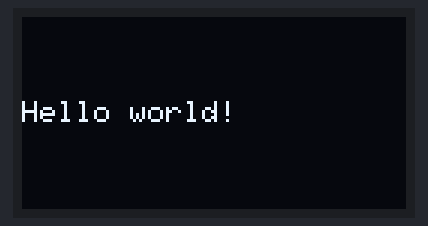
This sketch was run on a simulated Arduino Uno, built with avr-gcc and run on an emulated ATmega328P. Parts: 128×64 one-colour display.

Above: at 0.1 s.
At 3.1 s:
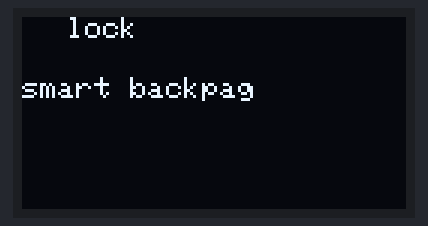
At 11.1 s:
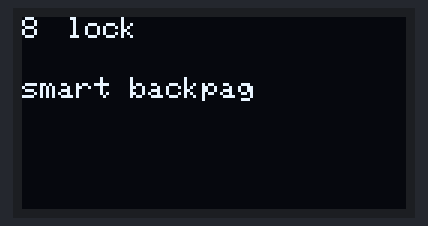
At 20.2 s:
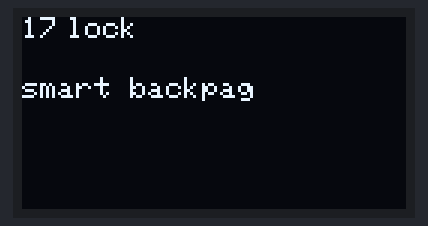
At 29.2 s:
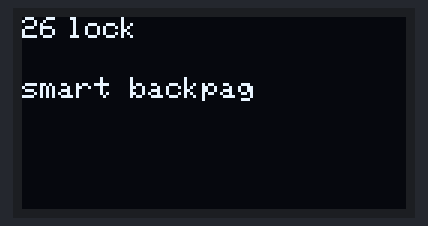
At 38.2 s:
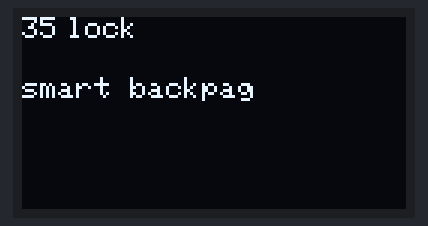

The sketch:

E.T.E_GAMMA_06.ino
```cpp
#include <SPI.h>
#include <Wire.h>
#include <Adafruit_GFX.h>
#include <Adafruit_SSD1306.h>

Adafruit_SSD1306 display(-1);
int i = 0;

// '31Gj4aaf4GL', 50x50px
const unsigned char myBitmap [] PROGMEM = {
  0xff, 0xff, 0xff, 0xff, 0xff, 0xff, 0xc0, 0xff, 0xff, 0xff, 0xff, 0xff, 0xff, 0xc0, 0xff, 0xff,
  0xff, 0xff, 0xff, 0xff, 0xc0, 0xff, 0xff, 0xff, 0xff, 0xff, 0xff, 0xc0, 0x00, 0x00, 0x00, 0x00,
  0x00, 0x00, 0x00, 0x00, 0x00, 0x00, 0x00, 0x00, 0x00, 0x00, 0x00, 0x00, 0x00, 0x00, 0x00, 0x00,
  0x00, 0x00, 0x00, 0x00, 0x00, 0x00, 0x00, 0x00, 0x00, 0x00, 0x00, 0x00, 0x00, 0x00, 0x00, 0x00,
  0x00, 0x00, 0x00, 0x00, 0x00, 0x00, 0x00, 0x00, 0x00, 0x00, 0x00, 0x00, 0x00, 0x00, 0x00, 0x00,
  0x00, 0x00, 0x00, 0x00, 0x00, 0x00, 0x00, 0x00, 0x00, 0x00, 0x00, 0x00, 0x00, 0x00, 0x00, 0x00,
  0x00, 0x00, 0x00, 0x00, 0x00, 0x00, 0x00, 0x00, 0x00, 0x00, 0x00, 0x00, 0x00, 0x00, 0x00, 0x00,
  0x00, 0x00, 0x00, 0x00, 0x00, 0x00, 0x00, 0x00, 0x00, 0x00, 0x00, 0x00, 0x00, 0x00, 0x00, 0x00,
  0x00, 0x00, 0x00, 0x00, 0x00, 0x00, 0x00, 0x00, 0x00, 0x00, 0x00, 0x00, 0x00, 0x00, 0x00, 0x00,
  0x00, 0x00, 0x00, 0x00, 0x00, 0x00, 0x00, 0x00, 0x00, 0x00, 0x00, 0x00, 0x00, 0x00, 0x00, 0x00,
  0x00, 0x00, 0x00, 0x00, 0x00, 0x00, 0x00, 0x00, 0x00, 0x00, 0x00, 0x00, 0x00, 0x00, 0x00, 0x00,
  0x00, 0x00, 0x00, 0x00, 0x00, 0x00, 0x00, 0x00, 0x00, 0x00, 0x00, 0x00, 0x00, 0x00, 0x00, 0x00,
  0x00, 0x00, 0x00, 0x00, 0x00, 0x00, 0x00, 0x00, 0x00, 0x00, 0x00, 0x00, 0x00, 0x00, 0x00, 0x00,
  0x00, 0x00, 0x00, 0x00, 0x00, 0x00, 0x00, 0x00, 0x00, 0x00, 0x00, 0x00, 0x00, 0x00, 0x00, 0x00,
  0x00, 0x00, 0x00, 0x00, 0x00, 0x00, 0x00, 0x00, 0x00, 0x00, 0x00, 0x00, 0x00, 0x00, 0x00, 0x00,
  0x00, 0x00, 0x00, 0x00, 0x00, 0x00, 0x00, 0x00, 0x00, 0x00, 0x00, 0x00, 0x00, 0x00, 0x00, 0x00,
  0x00, 0x00, 0x00, 0x00, 0x00, 0x00, 0x00, 0x00, 0x00, 0x00, 0x00, 0x00, 0x00, 0x00, 0x00, 0x00,
  0x00, 0x00, 0x00, 0x00, 0x00, 0x00, 0x00, 0x00, 0x00, 0x00, 0x00, 0x00, 0x00, 0x00, 0x00, 0x00,
  0x00, 0x07, 0xfc, 0x00, 0x00, 0x00, 0x00, 0x00, 0x7f, 0xff, 0xc0, 0x00, 0x00, 0x00, 0x00, 0xff,
  0xff, 0xf0, 0x00, 0x00, 0x00, 0x03, 0xff, 0xff, 0xf8, 0x00, 0x00, 0x00, 0x07, 0xff, 0xff, 0xfe,
  0x00, 0x00, 0x00, 0x1f, 0xff, 0xff, 0xff, 0x00, 0x00, 0x00, 0x3f, 0xff, 0xff, 0xff, 0x80, 0x00,
  0x00, 0x7f, 0xff, 0xff, 0xff, 0xc0, 0x00, 0x00, 0x7f, 0xff, 0xff, 0xff, 0xe0, 0x00
};

void setup()
{
  // initialize with the I2C addr 0x3C
  display.begin(SSD1306_SWITCHCAPVCC, 0x3C);

  // Clear the buffer.
  display.clearDisplay();

  // Display Text
  display.setTextSize(1);
  display.setTextColor(WHITE);
  display.setCursor(0,28);
  display.println("Hello world!");
  display.display();
  delay(2000);
  display.clearDisplay();


}

void loop() {
   static unsigned long time6 = millis();
  if ((millis() - time6) > 1000) {
    time6 = millis();
  display.setTextSize(1);
  display.setTextColor(WHITE);
  display.setCursor(0,0);

  display.display();
display.clearDisplay();
 i++;
display.println(i);

  }
  static unsigned long time7 = millis();
  if ((millis() - time7) > 1000) {
    time7 = millis();
    // Display Text
  display.setTextSize(1);
  display.setTextColor(WHITE);
  display.setCursor(15,0);
  display.println("lock");

  display.setTextSize(1);
  display.setTextColor(WHITE);
  display.setCursor(0,20);
  display.println("smart backpag");
  display.display();


  }}
```

Measured:
- what the display in image 3 shows lasts 1.0 s, from 20.1 s to 21.1 s
